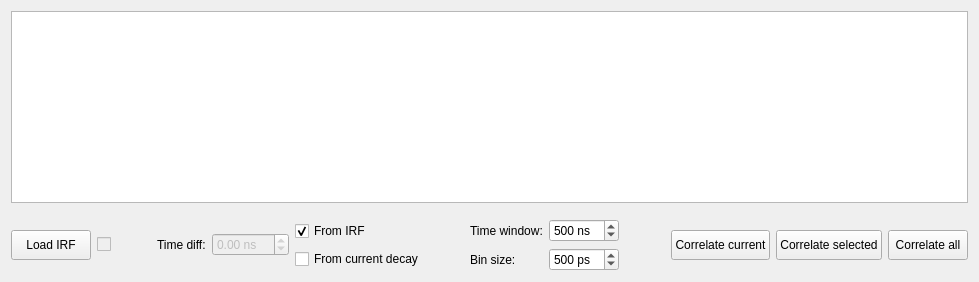
      <widget class="QWidget" name="tabAntibunching">
       <property name="autoFillBackground">
        <bool>true</bool>
       </property>
       <attribute name="icon">
        <iconset resource="../icons.qrc">
         <normaloff>:/icons/icons/antibunching.png</normaloff>:/icons/icons/antibunching.png</iconset>
       </attribute>
       <attribute name="title">
        <string>Antibunching</string>
       </attribute>
       <layout class="QVBoxLayout" name="verticalLayout_25">
        <item>
         <widget class="PlotWidget" name="pgAntibunching_PlotWidget">
          <property name="sizePolicy">
           <sizepolicy hsizetype="Expanding" vsizetype="Expanding">
            <horstretch>0</horstretch>
            <verstretch>0</verstretch>
           </sizepolicy>
          </property>
         </widget>
        </item>
        <item>
         <layout class="QHBoxLayout" name="horizontalLayout_3">
          <property name="topMargin">
           <number>10</number>
          </property>
          <item>
           <widget class="QPushButton" name="btnLoadIRFCorr">
            <property name="minimumSize">
             <size>
              <width>0</width>
              <height>30</height>
             </size>
            </property>
            <property name="text">
             <string>Load IRF</string>
            </property>
            <property name="icon">
             <iconset>
              <normaloff>:/icons/icons/load-irf.png</normaloff>:/icons/icons/load-irf.png</iconset>
            </property>
           </widget>
          </item>
          <item>
           <widget class="QCheckBox" name="chbIRFCorrLoaded">
            <property name="enabled">
             <bool>false</bool>
            </property>
            <property name="text">
             <string/>
            </property>
           </widget>
          </item>
          <item>
           <spacer name="horizontalSpacer_4">
            <property name="orientation">
             <enum>Qt::Horizontal</enum>
            </property>
            <property name="sizeType">
             <enum>QSizePolicy::Maximum</enum>
            </property>
            <property name="sizeHint" stdset="0">
             <size>
              <width>40</width>
              <height>20</height>
             </size>
            </property>
           </spacer>
          </item>
          <item>
           <widget class="QLabel" name="label_7">
            <property name="text">
             <string>Time diff:</string>
            </property>
           </widget>
          </item>
          <item>
           <widget class="QDoubleSpinBox" name="spbCorrDiff">
            <property name="enabled">
             <bool>false</bool>
            </property>
            <property name="suffix">
             <string> ns</string>
            </property>
            <property name="minimum">
             <double>-99.989999999999995</double>
            </property>
           </widget>
          </item>
          <item>
           <layout class="QVBoxLayout" name="verticalLayout_24" stretch="0,0">
            <property name="sizeConstraint">
             <enum>QLayout::SetMinimumSize</enum>
            </property>
            <property name="rightMargin">
             <number>0</number>
            </property>
            <property name="bottomMargin">
             <number>0</number>
            </property>
            <item>
             <widget class="QCheckBox" name="chbIRFCorrDiff">
              <property name="text">
               <string>From IRF</string>
              </property>
              <property name="checked">
               <bool>true</bool>
              </property>
             </widget>
            </item>
            <item>
             <widget class="QCheckBox" name="chbCurrCorrDiff">
              <property name="text">
               <string>From current decay</string>
              </property>
             </widget>
            </item>
           </layout>
          </item>
          <item>
           <spacer name="horizontalSpacer_7">
            <property name="orientation">
             <enum>Qt::Horizontal</enum>
            </property>
            <property name="sizeHint" stdset="0">
             <size>
              <width>40</width>
              <height>20</height>
             </size>
            </property>
           </spacer>
          </item>
          <item>
           <layout class="QGridLayout" name="gridLayout_5">
            <property name="rightMargin">
             <number>6</number>
            </property>
            <item row="1" column="1">
             <widget class="QSpinBox" name="spbBinSizeCorr">
              <property name="suffix">
               <string> ps</string>
              </property>
              <property name="maximum">
               <number>1000</number>
              </property>
              <property name="singleStep">
               <number>1</number>
              </property>
              <property name="value">
               <number>500</number>
              </property>
             </widget>
            </item>
            <item row="1" column="0">
             <widget class="QLabel" name="label_9">
              <property name="text">
               <string>Bin size:</string>
              </property>
             </widget>
            </item>
            <item row="0" column="1">
             <widget class="QSpinBox" name="spbWindow">
              <property name="suffix">
               <string> ns</string>
              </property>
              <property name="maximum">
               <number>2000</number>
              </property>
              <property name="value">
               <number>500</number>
              </property>
             </widget>
            </item>
            <item row="0" column="0">
             <widget class="QLabel" name="label_8">
              <property name="text">
               <string>Time window:</string>
              </property>
             </widget>
            </item>
           </layout>
          </item>
          <item>
           <spacer name="horizontalSpacer_5">
            <property name="orientation">
             <enum>Qt::Horizontal</enum>
            </property>
            <property name="sizeHint" stdset="0">
             <size>
              <width>40</width>
              <height>20</height>
             </size>
            </property>
           </spacer>
          </item>
          <item>
           <widget class="QPushButton" name="btnCorrCurrent">
            <property name="minimumSize">
             <size>
              <width>0</width>
              <height>30</height>
             </size>
            </property>
            <property name="text">
             <string>Correlate current</string>
            </property>
            <property name="icon">
             <iconset resource="../icons.qrc">
              <normaloff>:/icons/icons/correlate-current.png</normaloff>:/icons/icons/correlate-current.png</iconset>
            </property>
            <property name="iconSize">
             <size>
              <width>25</width>
              <height>25</height>
             </size>
            </property>
           </widget>
          </item>
          <item>
           <widget class="QPushButton" name="btnCorrSelected">
            <property name="minimumSize">
             <size>
              <width>0</width>
              <height>30</height>
             </size>
            </property>
            <property name="text">
             <string>Correlate selected</string>
            </property>
            <property name="icon">
             <iconset resource="../icons.qrc">
              <normaloff>:/icons/icons/correlate-selected.png</normaloff>:/icons/icons/correlate-selected.png</iconset>
            </property>
            <property name="iconSize">
             <size>
              <width>25</width>
              <height>25</height>
             </size>
            </property>
           </widget>
          </item>
          <item>
           <widget class="QPushButton" name="btnCorrAll">
            <property name="minimumSize">
             <size>
              <width>0</width>
              <height>30</height>
             </size>
            </property>
            <property name="text">
             <string>Correlate all</string>
            </property>
            <property name="icon">
             <iconset resource="../icons.qrc">
              <normaloff>:/icons/icons/correlate-all.png</normaloff>:/icons/icons/correlate-all.png</iconset>
            </property>
            <property name="iconSize">
             <size>
              <width>25</width>
              <height>25</height>
             </size>
            </property>
           </widget>
          </item>
         </layout>
        </item>
       </layout>
      </widget>
